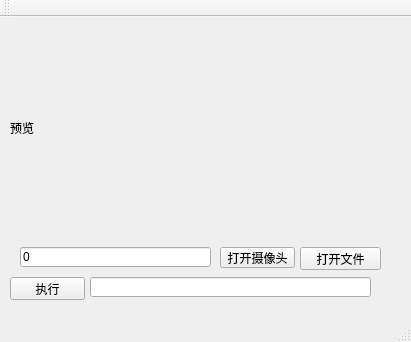
<?xml version="1.0" encoding="UTF-8"?>
<ui version="4.0">
 <class>MainWindow</class>
 <widget class="QMainWindow" name="MainWindow">
  <property name="geometry">
   <rect>
    <x>0</x>
    <y>0</y>
    <width>411</width>
    <height>342</height>
   </rect>
  </property>
  <property name="windowTitle">
   <string>QRCODE</string>
  </property>
  <widget class="QWidget" name="centralWidget">
   <widget class="QLineEdit" name="lineEdit">
    <property name="geometry">
     <rect>
      <x>20</x>
      <y>230</y>
      <width>191</width>
      <height>20</height>
     </rect>
    </property>
    <property name="text">
     <string>0</string>
    </property>
   </widget>
   <widget class="QLineEdit" name="lineEdit_2">
    <property name="geometry">
     <rect>
      <x>90</x>
      <y>260</y>
      <width>281</width>
      <height>20</height>
     </rect>
    </property>
   </widget>
   <widget class="QLabel" name="label">
    <property name="geometry">
     <rect>
      <x>10</x>
      <y>10</y>
      <width>381</width>
      <height>201</height>
     </rect>
    </property>
    <property name="text">
     <string>预览</string>
    </property>
   </widget>
   <widget class="QPushButton" name="pushButton">
    <property name="geometry">
     <rect>
      <x>220</x>
      <y>230</y>
      <width>75</width>
      <height>21</height>
     </rect>
    </property>
    <property name="text">
     <string>打开摄像头</string>
    </property>
   </widget>
   <widget class="QPushButton" name="pushButton_2">
    <property name="geometry">
     <rect>
      <x>10</x>
      <y>260</y>
      <width>75</width>
      <height>23</height>
     </rect>
    </property>
    <property name="text">
     <string>执行</string>
    </property>
   </widget>
   <widget class="QPushButton" name="pushButton_3">
    <property name="geometry">
     <rect>
      <x>300</x>
      <y>230</y>
      <width>81</width>
      <height>23</height>
     </rect>
    </property>
    <property name="text">
     <string>打开文件</string>
    </property>
   </widget>
  </widget>
  <widget class="QToolBar" name="mainToolBar">
   <property name="windowTitle">
    <string>QRCODE</string>
   </property>
   <attribute name="toolBarArea">
    <enum>TopToolBarArea</enum>
   </attribute>
   <attribute name="toolBarBreak">
    <bool>false</bool>
   </attribute>
  </widget>
  <widget class="QStatusBar" name="statusBar"/>
 </widget>
 <layoutdefault spacing="6" margin="11"/>
 <resources/>
 <connections/>
</ui>
